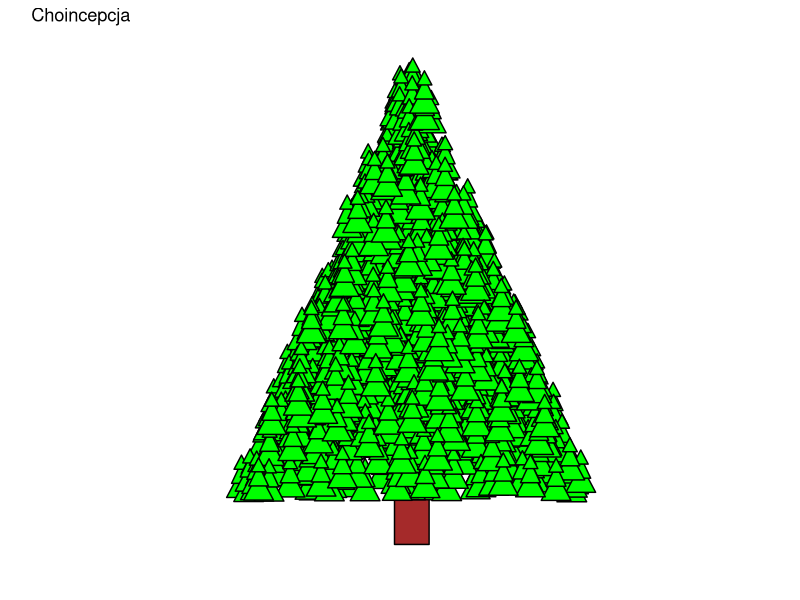

The R source for this figure:
library(ggplot2)
library(dplyr)

choinka <- function(x0, y0, width, height, id_s){
  x3 <- seq(x0-width/4, x0+width/4, length.out=3)
  x2 <- seq(x0-width/3, x0+width/3, length.out=3)
  x1 <- seq(x0-width/2, x0+width/2, length.out=3)
  y1 <- c(y0 - height/2, y0+height/6 , y0 - height/2)
  y2 <- c(y0-height/6, y0+height/3, y0-height/6)
  y3 <- c(y0 + height/6, y0+height/2, y0+height/6)
  data.frame(x=c(x1,x2,x3), y=c(y1,y2,y3), id=rep(c(id_s, id_s+0.33, id_s+0.66), each=3))
}

set.seed(2137)
x <- runif(1500, -10, 10)
y <- runif(1500, 0, 40)

z <- data.frame(x=x, y=y) %>% 
  filter(abs(x)+y/4 < 10)

root = data.frame(x=c(-1, -1, 1, 1), y=c(0, -6, -6, 0))

p <- ggplot() +
  geom_polygon(data=root, aes(x=x, y=y), fill="brown", color="black")

for(i in 1:dim(z)[1]){
  ch <- choinka(z[i, 1], z[i, 2], 12/7, 4, i)
  p <- p + geom_polygon(data=ch, aes(x=x, y=y, group=id), fill="green", color="black")
}

p +
  ylim(-6, 40) + 
  xlim(-20, 20) +
  theme_bw() +
  theme(panel.grid = element_blank(),
        axis.line = element_blank(),
        axis.text = element_blank(),
        axis.ticks = element_blank(),
        panel.border = element_blank()) +
  labs(title="Choincepcja",
       x="",
       y="")
